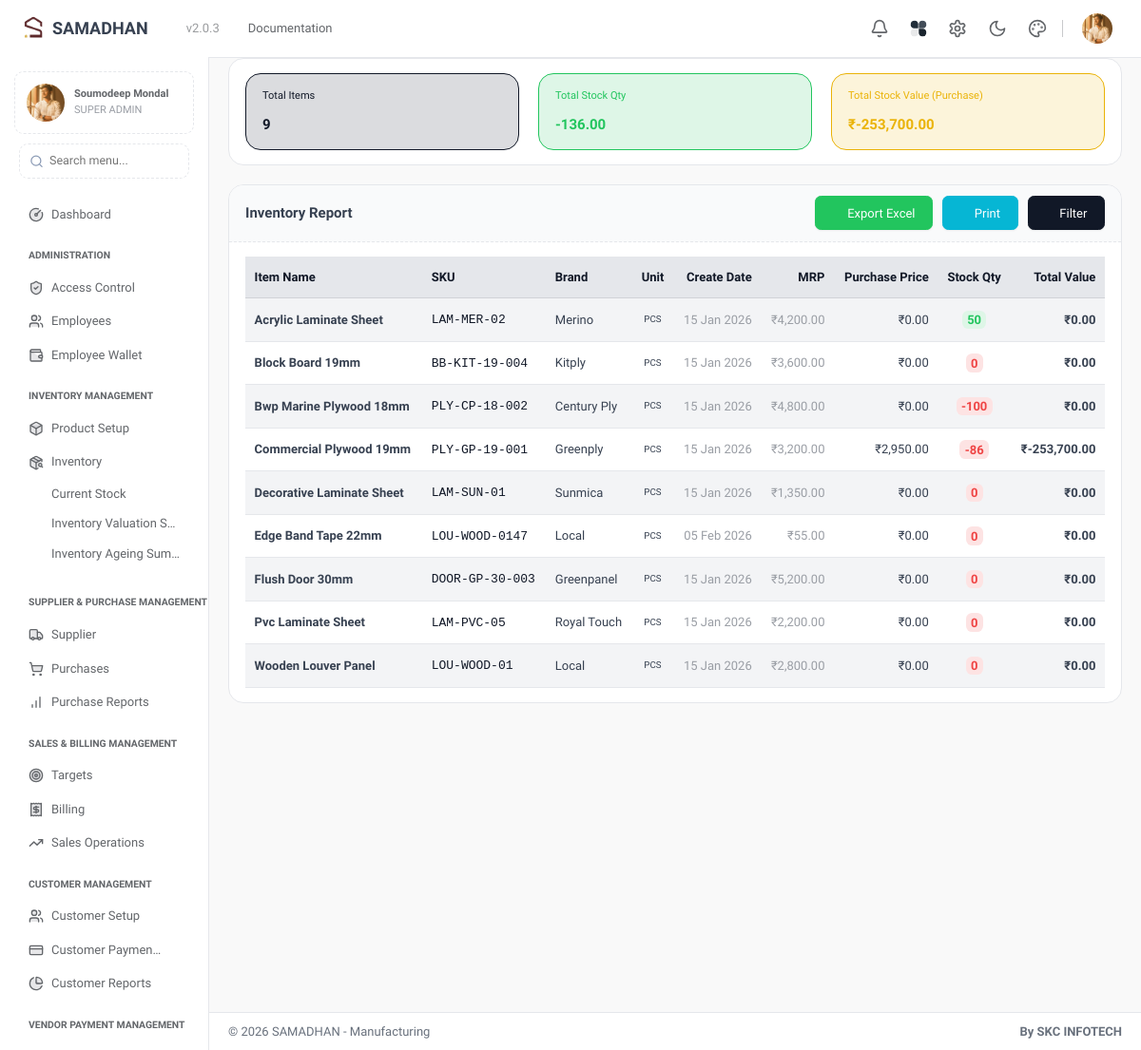
/inventory_report (signed in), run on an earlier commit of the app's database.
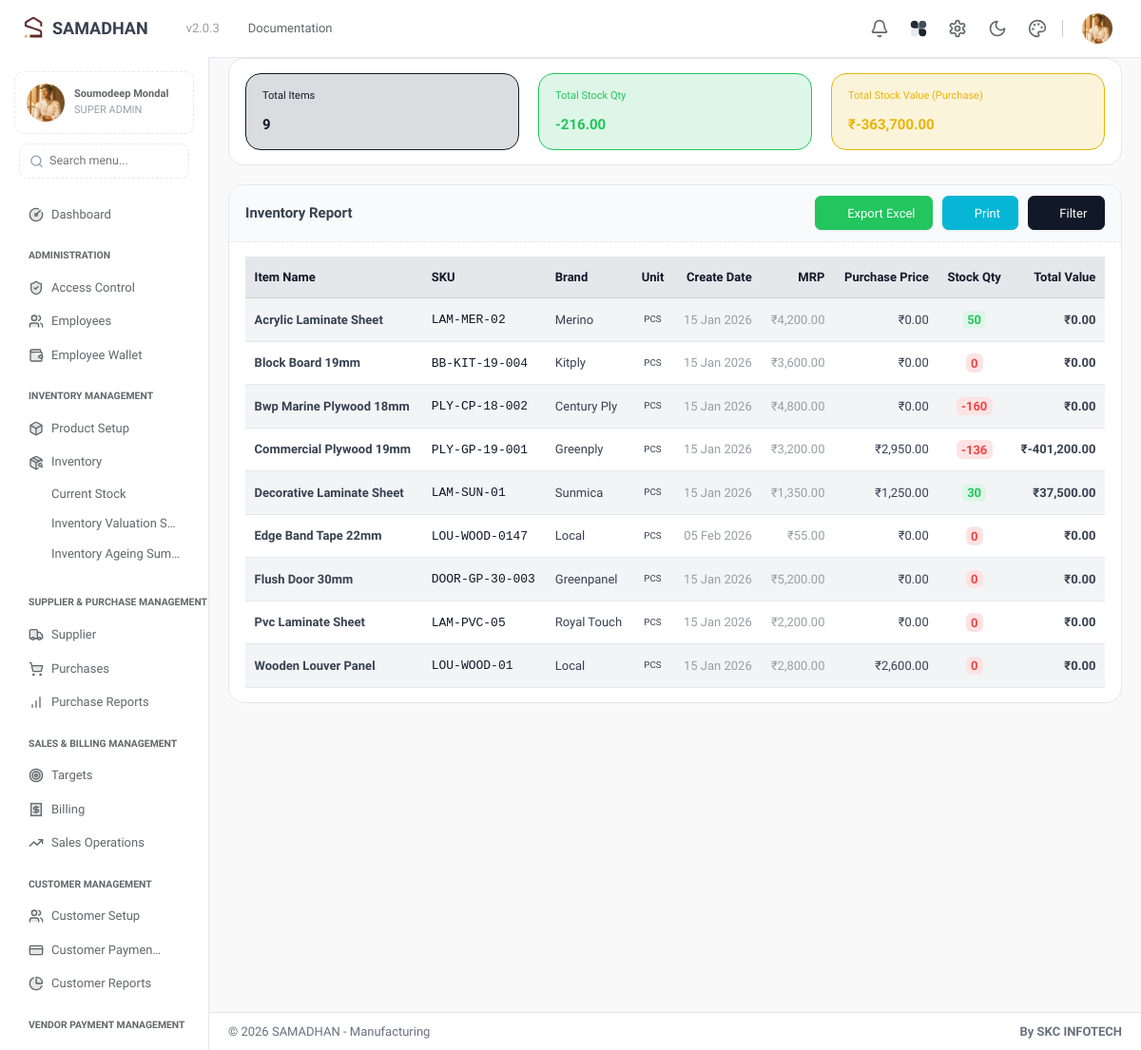
And on a later commit of the database.
### tables this page shows
CREATE TABLE `items_listing` (
  `item_id` int(11) NOT NULL,
  `organization_id` int(11) NOT NULL,
  `item_name` varchar(200) DEFAULT NULL,
  `brand` varchar(100) DEFAULT NULL,
  `hsn_id` int(11) NOT NULL,
  `description` text DEFAULT NULL,
  `stock_keeping_unit` varchar(100) DEFAULT NULL,
  `unit_id` int(11) DEFAULT NULL,
  `mrp` decimal(10,2) DEFAULT NULL,
  `selling_price` decimal(10,2) DEFAULT NULL,
  `create_at` timestamp NOT NULL DEFAULT current_timestamp(),
  `update_at` timestamp NOT NULL DEFAULT current_timestamp() ON UPDATE current_timestamp(),
  `current_stock` decimal(15,2) DEFAULT 0.00,
  `opening_stock` decimal(15,2) DEFAULT 0.00
);

CREATE TABLE `units_listing` (
  `unit_id` int(11) NOT NULL,
  `organization_id` int(11) NOT NULL,
  `unit_name` varchar(100) NOT NULL,
  `unit_slug` varchar(100) NOT NULL,
  `create_date` timestamp NOT NULL DEFAULT current_timestamp(),
  `update_at` timestamp NOT NULL DEFAULT current_timestamp() ON UPDATE current_timestamp()
);

### controller/reports/inventory_report.php (called while the page is built, shortened)
<?php
require_once __DIR__ . '/../../config/auth_guard.php';
$organization_id = $_SESSION['organization_id'];
$sql = "SELECT
            i.item_id,
            i.item_name,
            i.brand,
            i.stock_keeping_unit,
            i.current_stock,
            i.unit_id,
            u.unit_name,
            i.mrp,
            i.create_at,
            i.update_at,
            IFNULL((
                SELECT poi.rate
                FROM purchase_order_items poi
                JOIN purchase_orders po ON poi.purchase_order_id = po.purchase_orders_id
                WHERE poi.item_id = i.item_id
                  AND po.organization_id = i.organization_id
                ORDER BY po.order_date DESC, poi.id DESC
                LIMIT 1
            ), 0) AS purchase_price,
            (i.current_stock * IFNULL((
                SELECT poi.rate
                FROM purchase_order_items poi
                JOIN purchase_orders po ON poi.purchase_order_id = po.purchase_orders_id
                WHERE poi.item_id = i.item_id
                  AND po.organization_id = i.organization_id
                ORDER BY po.order_date DESC, poi.id DESC
                LIMIT 1
            ), 0)) as total_value
        FROM items_listing i
        LEFT JOIN units_listing u ON i.unit_id = u.unit_id
        WHERE i.organization_id = ?";
$params = [$organization_id];
$types = "i";
$sql .= " ORDER BY i.item_name ASC";
$stmt = $conn->prepare($sql);
$stmt->bind_param($types, ...$params);
$stmt->execute();
$result = $stmt->get_result();
$inventory_items = [];
$total_stock_qty = 0;
$total_inventory_value = 0;
while ($row = $result->fetch_assoc()) {
    $inventory_items[] = $row;
    $total_stock_qty += (float)$row['current_stock'];
    $total_inventory_value += (float)$row['total_value'];
}
?>

### views/reports/inventory_report.php (the view, shortened to what the changed rows need)
<?php
require_once __DIR__ . '/../../config/auth_guard.php';
require_once __DIR__ . '/../../controller/reports/inventory_report.php';
?>
<div class="container-fluid">
    <div class="row">
        <div class="col-12">
            <div class="card mb-3">
                <div class="card-body">
                    <div class="row">
                        <div class="col-md-4">
                            <div class="card bg-success-subtle text-success border-success mb-0">
                                <div class="card-body">
                                    <h6 class="card-subtitle mb-2">Total Stock Qty</h6>
                                    <h3 class="card-title mb-0"><?= number_format($total_stock_qty, 2) ?></h3>
                                </div>
                            </div>
                        </div>
                        <div class="col-md-4">
                            <div class="card bg-warning-subtle text-warning border-warning mb-0">
                                <div class="card-body">
                                    <h6 class="card-subtitle mb-2">Total Stock Value (Purchase)</h6>
                                    <h3 class="card-title mb-0">₹<?= number_format($total_inventory_value, 2) ?></h3>
                                </div>
                            </div>
                        </div>
                    </div>
                </div>
            </div>
            <div class="card">
                <div class="card-body">
                    <div class="table-responsive">
                        <table class="table table-hover table-striped mb-0 w-100" id="inventory_report_table">
                            <thead class="table-light">
                                <tr>
                                    <th>Item Name</th>
                                    <th>SKU</th>
                                    <th>Brand</th>
                                    <th class="text-center">Unit</th>
                                    <th class="text-end">Create Date</th>
                                    <th class="text-end">MRP</th>
                                    <th class="text-end">Purchase Price</th>
                                    <th class="text-center">Stock Qty</th>
                                    <th class="text-end">Total Value</th>
                                </tr>
                            </thead>
                            <tbody>
                                <?php if (!empty($inventory_items)): ?>
                                    <?php foreach ($inventory_items as $row):
                                         $stock = (float)$row['current_stock'];
                                         $value = (float)$row['total_value'];
                                         $stockClass = 'bg-success-subtle text-success';
                                         if($stock <= 0) $stockClass = 'bg-danger-subtle text-danger';
                                         elseif($stock < 10) $stockClass = 'bg-warning-subtle text-warning';
                                    ?>
                                    <tr>
                                        <td>
                                            <div class="fw-bold"><?= htmlspecialchars(ucwords(strtolower($row['item_name']))) ?></div>
                                        </td>
                                        <td><code class="text-dark"><?= htmlspecialchars(strtoupper($row['stock_keeping_unit'] ?: '-')) ?></code></td>
                                        <td><?= htmlspecialchars(ucwords(strtolower($row['brand'] ?: '-'))) ?></td>
                                        <td class="text-center small"><?= htmlspecialchars(strtoupper($row['unit_name'] ?: '-')) ?></td>
                                        <td class="text-end text-muted"><?= $row['create_at'] ? date('d M Y', strtotime($row['create_at'])) : '-' ?></td>
                                        <td class="text-end text-muted">₹<?= number_format($row['mrp'], 2) ?></td>
                                        <td class="text-end">₹<?= number_format($row['purchase_price'], 2) ?></td>
                                        <td class="text-center">
                                            <span class="badge <?= $stockClass ?> fs-5">
                                                <?= $stock + 0 ?>
                                            </span>
                                        </td>
                                        <td class="text-end fw-bold">₹<?= number_format($value, 2) ?></td>
                                    </tr>
                                    <?php endforeach; ?>
                                <?php else: ?>
                                    <tr>
                                        <td colspan="9" class="text-center py-4 text-muted">No items found matching your criteria.</td>
                                    </tr>
                                <?php endif; ?>
                            </tbody>
                        </table>
                    </div>
                </div>
            </div>
        </div>
    </div>
</div>

What changed in the data, as far as the page shows it:
changed items_listing "Bwp Marine Plywood 18mm": $stock + 0 "-100" → "-160"
changed items_listing "Commercial Plywood 19mm": $stock + 0 "-86" → "-136"; value "-253,700.00" → "-401,200.00"
changed items_listing "Decorative Laminate Sheet": purchase_price "0.00" → "1,250.00"; current_stock 0 → 30 (drawn); $stock + 0 "0" → "30"; value "0.00" → "37,500.00"
computed for items_listing "Wooden Louver Panel": purchase_price "0.00" → "2,600.00"
Also different on the page:
$total_stock_qty: "-136.00" → "-216.00"
$total_inventory_value: "-253,700.00" → "-363,700.00"
